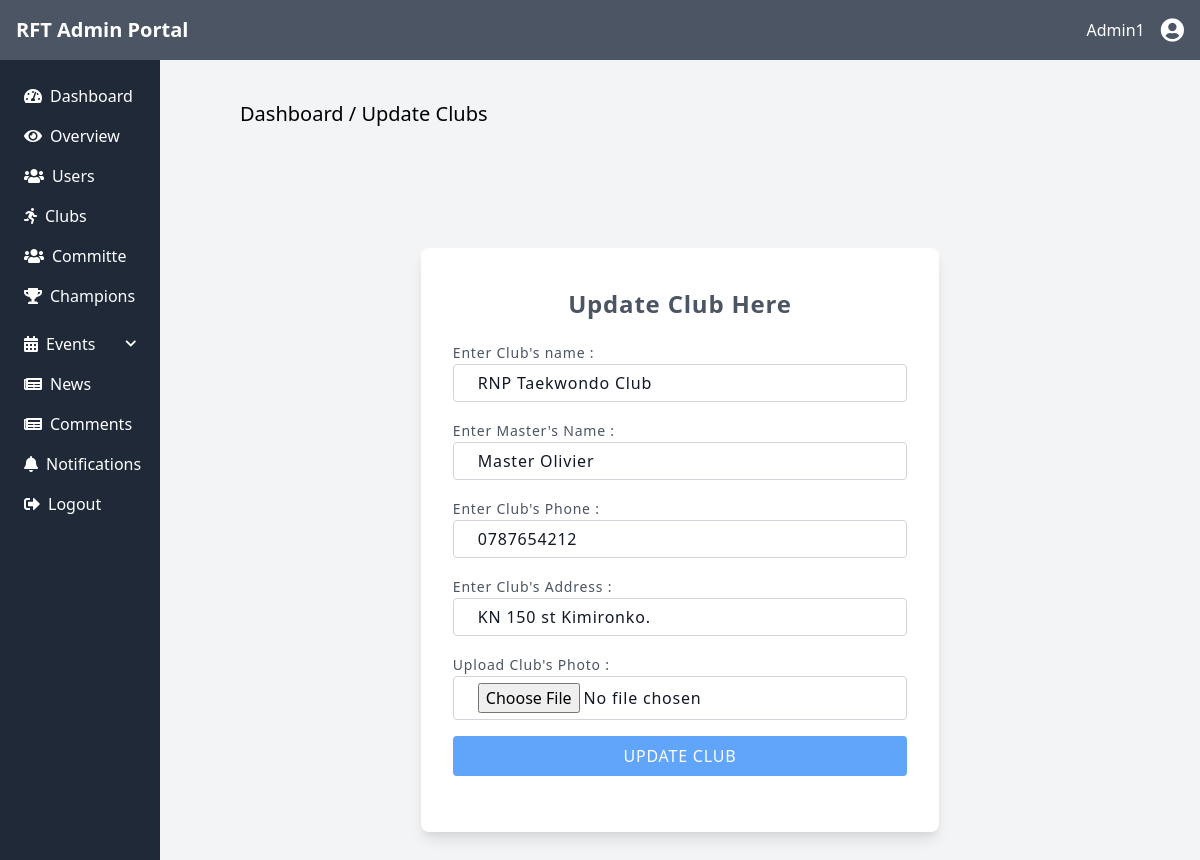
The app's page /public/admin/updateclub.php?editid=1 (signed in) with its own data.
### tables this page shows
CREATE TABLE `clubs` (
  `id` int(11) NOT NULL,
  `name` varchar(200) NOT NULL,
  `master` varchar(50) NOT NULL,
  `phone` varchar(20) NOT NULL,
  `address` varchar(200) NOT NULL,
  `photo` text NOT NULL,
  `status` enum('active','inactive') NOT NULL DEFAULT 'active',
  `createdat` timestamp NOT NULL DEFAULT current_timestamp(),
  `updatedat` timestamp NOT NULL DEFAULT current_timestamp() ON UPDATE current_timestamp()
);

### config/dbconnection.php (called while the page is built, shortened)
<?php
class dbconnection {
    protected $db;
    public function __construct(){
        $this->db = new PDO(DB_DRIVER.":host=".DB_HOST.";dbname=".DB_NAME,
        DB_USER,DB_PWD,[PDO::ATTR_ERRMODE            => PDO::ERRMODE_EXCEPTION,
        PDO::ATTR_DEFAULT_FETCH_MODE => PDO::FETCH_ASSOC
        ]);
    }
        function getByid($table, $id) {
            try {
                $stm = $this->db->prepare("SELECT * FROM " . $table . " WHERE id = :id");
                $stm->bindParam(':id', $id, PDO::PARAM_INT);
                $stm->execute();
                $result = $stm->fetch(PDO::FETCH_ASSOC);
                return $result;
            } catch (Exception $th) {
                return $th->getMessage();
            }
        }
}
?>

### public/admin/updateclub.php (the view, shortened to what this page needs)
<?php include '../../includes/header.php';
?>
<div class="md:flex">
    <div>
        <?php include '../../includes/leftbar.php'; ?>
    </div>
    <main class="w-full px-5 md:px-20 bg-gray-100 ">
        <h2 class="text-xl py-10">Dashboard / Update Clubs</h2>
        <div class="text-gray-900 tracking-wider leading-normal">
            <div class="container w-full mx-auto px-2">
                        <?php
                            if ($_SERVER['REQUEST_METHOD'] == 'GET') {
                                $userid = $_GET['editid'];
                                $user = $db->getByid('clubs', $userid);
                                if($user){
                        ?>
                   <div class="container px-0 mx-auto sm:px-5 bg-white p-5 md:w-3/5 xl:1/3 rounded-lg shadow-lg md:mt-20">
                            <div class="md:w-full pb-5">
                                <div class="py-5 flex justify-center items-cenetr">
                                    <h2 class="text-2xl font-bold text-gray-600">Update  Club Here</h2>
                                </div>
                                <form action="" method="POST" enctype="multipart/form-data">
                                    <div class=" mb-4 px-3">
                                        <label for="" class="text-[14px] font-light text-gray-600">Enter Club's name : </label>
                                        <input type="text" required name="name" placeholder="Enter Name" value="<?php echo $user['name']; ?>" class="w-full  py-1.5 px-6 bg-white outline-none border border-gray-300 rounded ">
                                    </div>
                                    <div class=" mb-4 px-3">
                                        <label for="" class="text-[14px] font-light text-gray-600">Enter Master's Name : </label>
                                        <input type="text" required name="master" placeholder="Enter Master's Name" value="<?php echo $user['master']; ?>" class="w-full  py-1.5 px-6 bg-white outline-none border border-gray-300 rounded ">
                                    </div>
                                    <div class=" mb-4 px-3">
                                        <label for="" class="text-[14px] font-light text-gray-600">Enter Club's Phone : </label>
                                        <input type="text" required name="phone" placeholder="Enter Phone" value="<?php echo $user['phone']; ?>" class="w-full  py-1.5 px-6 bg-white outline-none border border-gray-300 rounded ">
                                    </div>
                                    <div class=" mb-4 px-3">
                                        <label for="" class="text-[14px] font-light text-gray-600">Enter Club's Address : </label>
                                        <input type="text" required name="address" placeholder="Enter Address" value="<?php echo $user['address']; ?>" class="w-full  py-1.5 px-6 bg-white outline-none border border-gray-300 rounded ">
                                    </div>
                                    <div class=" mb-4 px-3">
                                        <label for="" class="text-[14px] font-light text-gray-600">Upload Club's Photo : </label>
                                        <input type="file"  name="photo" placeholder="Choose Photo" value="<?php echo $user['photo']; ?>" class="w-full  py-1.5 px-6 bg-white outline-none border border-gray-300 rounded ">
                                    </div>
                                    <div class=" mb-4 px-3">
                                        <button type="submit" name="updateclub" class="text-white bg-blue-400 hover:bg-blue-600 uppercase py-2 rounded font-[500] w-full">Update Club</button>
                                    </div>
                                </form>
                            </div>
                        </div>
                        <?php } }?>
</div>
</div>
</main>

### records on screen
clubs: name "RNP Taekwondo Club", master "Master Olivier", phone "0787654212", address "KN 150 st Kimironko."

### other values on screen
$user['username'] "Admin1"
